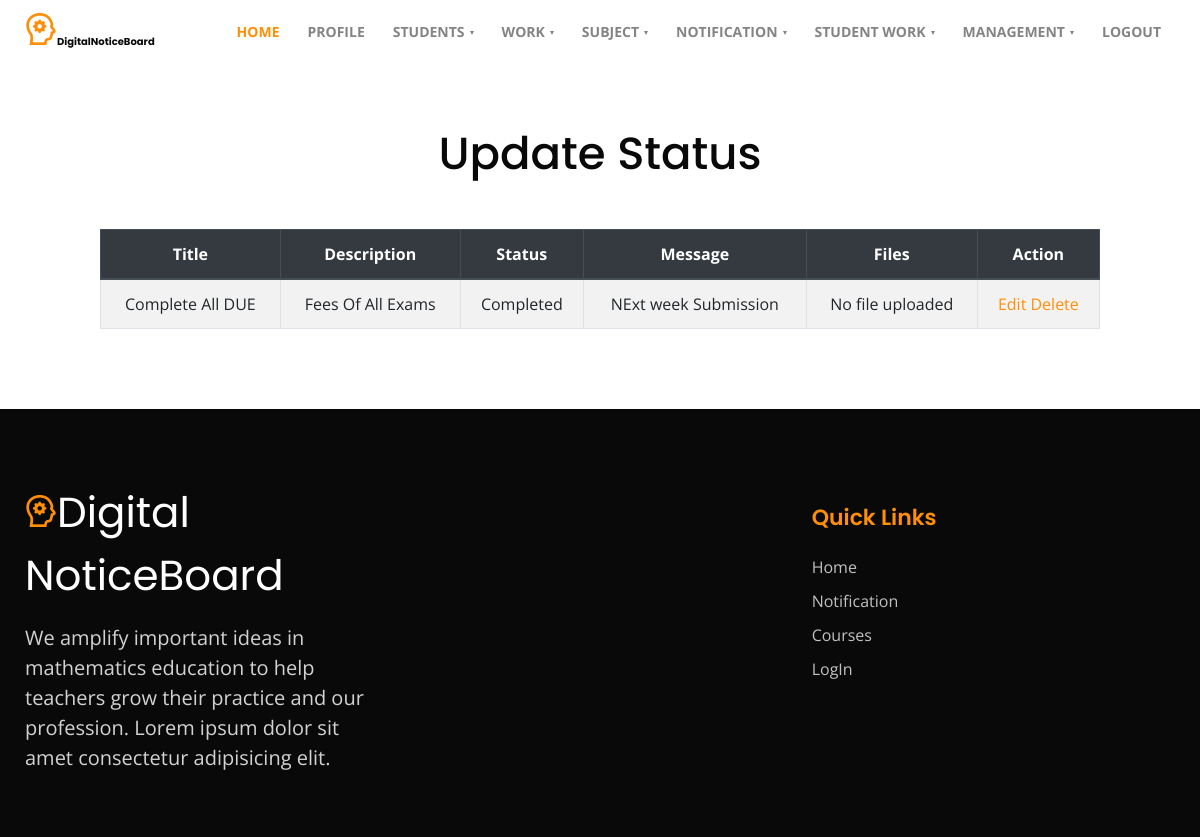
The page /update_status_views (signed in) on the database its author committed.
### studentwork/models.py (models this page shows)
class student_add_work(models.Model):
    title = models.CharField(max_length=100,default='')
    description = models.CharField(max_length=500,default='')
    date = models.DateField(null=True)
    start_date = models.DateField(null=True)
    end_date = models.DateField(null=True)
    status = models.CharField(max_length=500,default='Not assigned')
    update_status = models.CharField(max_length=50,default='')
    staffid = models.ForeignKey(Register,on_delete=models.CASCADE,null=True)
    message = models.CharField(max_length=500,default='')
    files = models.FileField(null=True)

### studentwork/views.py (the view)
# urls.py: path('update_status_views',views.Status_update_views),
@login_required(login_url='/login')
def Status_update_views(request):
    b = student_add_work.objects.all()
    return render(request,'update_status_views.html',{'b':b})

### studentwork/templates/update_status_views.html (shortened to what this page needs)
{%extends 'layout.html'%}
{%block content%}
  <section class="w3l-contacts-12" id="contact">
      <div class="container py-5">
          <div class="contacts12-main py-md-3">
              <div class="header-section text-center">
                  <h3 class="mb-md-5 mb-4">Update Status
              </div>
              <table class="table table-hover table-bordered table-striped">
                <thead class="thead-dark">
            <tr>
                <th >Title</th>
                <th > Description</th>
                <th >Status</th>
                <th >Message</th>
                <th >Files</th>
                <th >Action</th>
            </tr>
        </thead>
        <tbody>
            {% for i in b %}
            <tr>
                <td>{{i.title}}</td>
                <td>{{i.description}}</td>
                {% if i.update_status%}
                <td>{{i.update_status}}</td>
                {%else%}
                <td>Not Updated</td>
                {%endif%}
                {% if i.message %}
                <td>{{i.message}}</td>
                {%else%}
                <td>Not Updated</td>
                {%endif%}
                {% if i.files %}
                <td><a href="{{i.files.url}}">{{i.files}}</a></td>
                {%else%}
                <td>No file uploaded</td>
                {%endif%}
                <td><a href="/edit_status/{{i.id}}">Edit</a>
                <a href="/delete_status/{{i.id}}">Delete</a></td>
            </tr>
            {%endfor%}
        </tbody>
    </table>
</div>
</div>
</section>
{%endblock%}

### rows shown on the page
student_add_work: title "Complete All DUE", description "Fees Of All Exams", update_status "Completed", message "NExt week Submission", files "No file uploaded"
